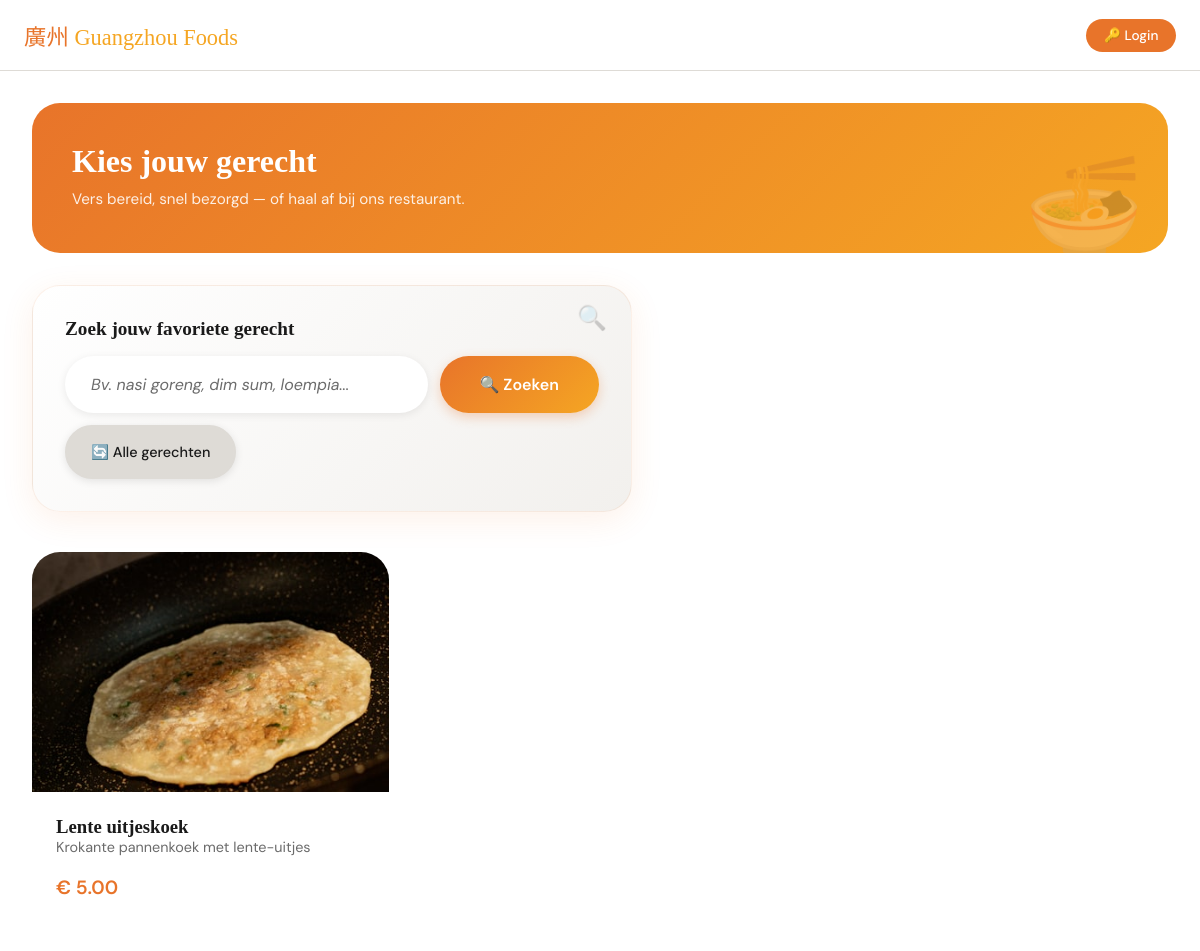
Page /bestel.php?zoek=Lente uitjeskoek on the committed database.
### tables this page shows
CREATE TABLE `Gerechten` (
  `id` int NOT NULL,
  `foto` varchar(500) NOT NULL,
  `naam` varchar(50) NOT NULL,
  `beschrijving` varchar(1000) NOT NULL,
  `prijs` decimal(10,2) NOT NULL,
  `type` varchar(50) NOT NULL
);

### bestel.php (the view, shortened to what this page needs)
<?php
include_once 'database.php';
?>
<!DOCTYPE html>
<html lang="nl">
<head>
  <link rel="stylesheet" href="css/style.css" />
  <link rel="stylesheet" href="css/bestel.css" />
  <link rel="stylesheet" href="css/bestel-inline.css" />
</head>
<body>
  <header>
    <div class="header-inner">
      <a href="index.php" class="logo">廣州 <span>Guangzhou Foods</span></a>
      <div class="header-actions">
        <a href="login.php" class="btn-primary" style="font-size:0.85rem; padding:0.5rem 1.1rem;">🔑 Login</a>
      </div>
    </div>
  </header>
  <div id="bestel-sectie">
    <main>
      <section class="menu-section">
        <div class="menu-hero">
          <h1>Kies jouw gerecht</h1>
          <p>Vers bereid, snel bezorgd — of haal af bij ons restaurant.</p>
        </div>
        <form name="zoek-formulier" action="bestel.php" method="GET" class="search-form">
          <label for="zoek-input">Zoek jouw favoriete gerecht</label>
          <div class="search-input-group">
            <input type="text" id="zoek-input" name="zoek" placeholder="Bv. nasi goreng, dim sum, loempia...">
            <button type="submit">🔍 Zoeken</button>
            <a href="bestel.php" class="reset-button" title="Wis zoekopdracht en toon alle gerechten">🔄 Alle gerechten</a>
          </div>
        </form>
        <div class="items-grid">
          <?php
          $hasUserSearched = isset($_GET['zoek']) && $_GET['zoek'] !== "";
          if ($hasUserSearched) {
            $searchString = $_GET['zoek'];
            $searchStringWildCard = "%" . $searchString . "%";
            $sql = "SELECT * FROM Gerechten WHERE naam LIKE :zoek1 OR beschrijving LIKE :zoek2";
            $statement = $pdo->prepare($sql);
            $statement->bindParam(':zoek1', $searchStringWildCard);
            $statement->bindParam(':zoek2', $searchStringWildCard);
            $statement->execute();
          } else {
            $sql = "SELECT * FROM Gerechten";
            $statement = $pdo->prepare($sql);
            $statement->execute();
          }
          $gerechten = $statement->fetchAll();
          foreach ($gerechten as $gerecht) {
            $naam = $gerecht['naam'];
            $beschrijving = $gerecht['beschrijving'];
            $prijs = $gerecht['prijs'];
            $afbeelding = $gerecht['foto'];
            if ($afbeelding == "") {
              $afbeelding = "https://via.placeholder.com/400x300?text=Geen+Afbeelding";
            } else {
              $afbeelding = $afbeelding;
            }
            echo "<div class='item-card'>";
            echo "<img class=item-img src='$afbeelding' alt='$naam' class='card-img'>";
            echo "<div class='item-body'>";
            echo "<h3>$naam</h3>";
            echo "<p>$beschrijving</p>";
            echo "<div class='item-footer'>";
            echo "<span class='item-price'>€ $prijs</span>";
            echo "</div>";
            echo "</div>";
            echo "</div>";
          }
          ?>
        </div>
      </section>
    </main>
  </div>
</body>
</html>

### css/style.css (style rules this page uses)
*, *::before, *::after { box-sizing: border-box; margin: 0; padding: 0; }
html { scroll-behavior: smooth; }
body { font-family: 'DM Sans', sans-serif; background: var(--white); color: var(--dark); overflow-x: hidden; }
:root { --gold: #F5A623; --orange: #E8742A; --grey: #6B6B6B; --light-grey: #F2F0ED; --mid-grey: #DEDBD6; --white: #FFFFFF; --dark: #1A1A1A; --radius-pill: 999px; --radius-card: 28px; --radius-sm: 16px; }
h1, h2, h3, h4 { font-family: 'Noto Serif SC', serif; line-height: 1.15; color: var(--dark); }
p { line-height: 1.75; color: var(--grey); }
a { text-decoration: none; color: inherit; }
.btn-primary { display: inline-block; background: var(--orange); color: var(--white); border: none; padding: 0.65rem 1.6rem; border-radius: var(--radius-pill); font-family: 'DM Sans', sans-serif; font-size: 0.9rem; font-weight: 500; cursor: pointer; transition: background 0.2s; }
.logo { font-family: 'Noto Serif SC', serif; font-size: 1.4rem; color: var(--orange); text-decoration: none; }
.logo span { color: var(--gold); }
header { position: sticky; top: 0; background: rgba(255, 255, 255, 0.94); backdrop-filter: blur(12px); border-bottom: 1px solid var(--mid-grey); z-index: 100; }
.header-inner { max-width: 1200px; margin: 0 auto; padding: 0 1rem; height: 70px; display: flex; align-items: center; justify-content: space-between; }
@media (min-width: 768px) { .header-inner { padding: 0 2rem; } }

### css/bestel-inline.css (style rules this page uses)
#bestel-sectie { display: block; }

### rows in the picture
gerechten: naam "Lente uitjeskoek", beschrijving "Krokante pannenkoek met lente-uitjes", prijs "5.00"
